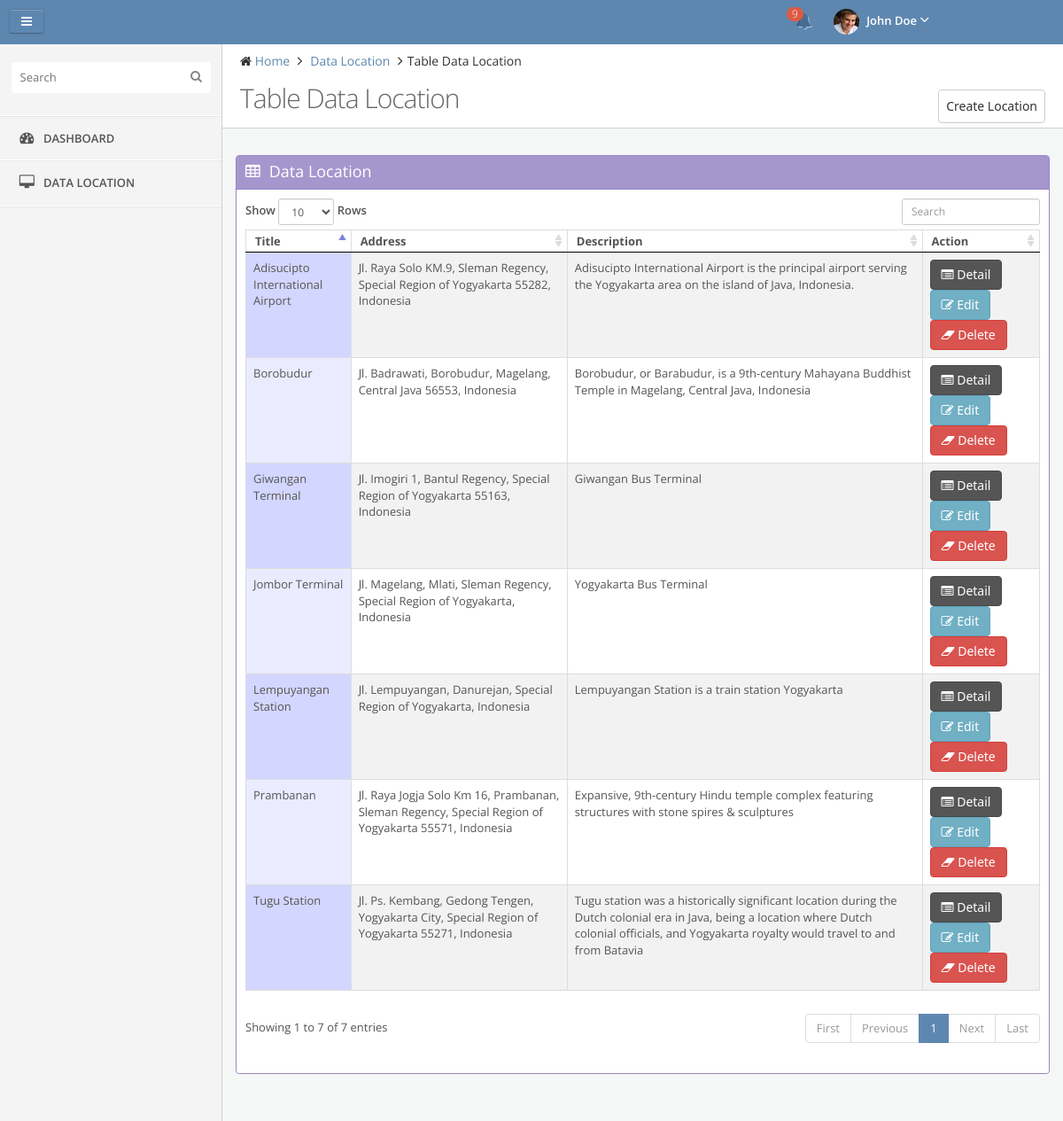
The page /location.php on the database its author committed.
### tables this page shows
CREATE TABLE IF NOT EXISTS `ws_location` (
`id_location` int(8) NOT NULL,
  `title` varchar(50) NOT NULL,
  `address` text NOT NULL,
  `photo` varchar(255) NOT NULL,
  `longtitude` double NOT NULL,
  `latitude` double NOT NULL,
  `category` varchar(50) NOT NULL,
  `description` text NOT NULL
);

### location.php (the view, shortened to what this page needs)
<?php include "header.php";?>
	<section id="page">
				<div id="sidebar" class="sidebar">
					<div class="sidebar-menu nav-collapse">
						<div class="divide-20"></div>
						<div id="search-bar">
							<input class="search" type="text" placeholder="Search"><i class="fa fa-search search-icon"></i>
						</div>
						<ul>
							<li>
								<a href="index.html">
								<i class="fa fa-tachometer fa-fw"></i> <span class="menu-text">Dashboard</span>
								</a>
							</li>
							<li><a class="" href="location.php" target="_blank"><i class="fa fa-desktop fa-fw"></i> <span class="menu-text">Data Location</span></a></li>
						</ul>
					</div>
				</div>
		<div id="main-content">
			<div class="container">
				<div class="row">
					<div id="content" class="col-lg-12">
						<div class="row">
							<div class="col-sm-12">
								<div class="page-header">
									<ul class="breadcrumb">
										<li>
											<i class="fa fa-home"></i>
											<a href="index.html">Home</a>
										</li>
										<li>
											<a href="#">Data Location</a>
										</li>
										<li>Table Data Location</li>
									</ul>
									<div class="clearfix">
										<h3 class="content-title pull-left">Table Data Location</h3>
										<span class="date-range pull-right">
											<div class="btn-group">
												<a class="js_update btn btn-default" href="location_create.php">Create Location</a>
											</div>
										</span>
									</div>
								</div>
							</div>
						</div>
						<div class="row">
							<div class="col-md-12">
								<div class="box border purple">
									<div class="box-title">
										<h4><i class="fa fa-table"></i>Data Location</h4>
									</div>
									<div class="box-body">
										<table id="datatable1" cellpadding="0" cellspacing="0" border="0" class="datatable table table-striped table-bordered table-hover">
											<thead>
												<tr>
													<th>Title</th>
													<th>Address</th>
													<th>Description</th>
													<th>Action</th>
												</tr>
											</thead>
											<tbody>
											<?php
												$result=mysql_query("SELECT * FROM ws_location");
												 while ($dataku=mysql_fetch_array($result)) {
											?>
												<tr class="gradeX">
													<td><?php echo $dataku['title'];?></td>
													<td><?php echo $dataku['address'];?></td>
													<td><?php echo $dataku['description'];?></td>
													<td>
														<a href="location_detail.php?locationdetail=<?php echo $dataku['id_location'];?>"><button class="btn btn-inverse"><i class="fa fa-list-alt"></i> Detail</button></a>
														<a href="location_edit.php?id=<?php echo $dataku['id_location']; ?>"><button class="btn btn-info"><i class="fa fa-pencil-square-o"></i> Edit</button></a>
														<a href="location_delete.php?id_location=<?php echo $dataku['id_location']; ?>"><button class="btn btn-danger"><i class="fa fa-eraser"></i> Delete</button></a>
													</td>
												</tr>
											<?php } ?>
											</tbody>
										</table>
									</div>
								</div>
							</div>
						</div>
					</div>
				</div>
			</div>
		</div>
	</section>
</body>
</html>

### header.php (shortened to what this page needs)
<!DOCTYPE html>
<html lang="en">
<head>
	<link rel="stylesheet" type="text/css" href="asset/css/cloud-admin.css" >
	<link rel="stylesheet" type="text/css"  href="asset/css/themes/default.css" id="skin-switcher" >
	<link rel="stylesheet" type="text/css"  href="asset/css/responsive.css" >
	<link href="asset/font-awesome/css/font-awesome.min.css" rel="stylesheet">
	<link rel="stylesheet" type="text/css" href="asset/js/jquery-ui-1.10.3.custom/css/custom-theme/jquery-ui-1.10.3.custom.min.css" />
	<link rel="stylesheet" type="text/css" href="asset/js/bootstrap-daterangepicker/daterangepicker-bs3.css" />
	<link rel="stylesheet" type="text/css" href="asset/js/datatables/media/css/jquery.dataTables.min.css" />
	<link rel="stylesheet" type="text/css" href="asset/js/datatables/media/assets/css/datatables.min.css" />
	<link rel="stylesheet" type="text/css" href="asset/js/datatables/extras/TableTools/media/css/TableTools.min.css" />
</head>
<body>
	<header class="navbar clearfix navbar-fixed-top" id="header">
		<div class="container">
				<div class="navbar-brand">
					<div id="sidebar-collapse" class="sidebar-collapse btn">
						<i class="fa fa-bars"
							data-icon1="fa fa-bars"
							data-icon2="fa fa-bars" ></i>
					</div>
				</div>
				<ul class="nav navbar-nav pull-right">
					<li class="dropdown" id="header-notification">
						<a href="#" class="dropdown-toggle" data-toggle="dropdown">
							<i class="fa fa-bell"></i>
							<span class="badge">9</span>
						</a>
					</li>
					<li class="dropdown user" id="header-user">
						<a href="#" class="dropdown-toggle" data-toggle="dropdown">
							<img alt="" src="asset/img/avatars/avatar3.jpg" />
							<span class="username">John Doe</span>
							<i class="fa fa-angle-down"></i>
						</a>
					</li>
				</ul>
		</div>
	</header>

### asset/css/themes/default.css (style rules this page uses)
#page { background: none repeat scroll 0 0 #f4f4f4; }
.navbar { background: none repeat scroll 0 0 #5e87b0; border: none; border-radius: 0; margin: 0; }
.navbar .navbar-brand { float: left; font-size: 18px; line-height: 20px; padding: 15px; width: 250px; }
.navbar .dropdown-toggle { color: #FFFFFF; }
.navbar .dropdown-toggle i { color: #FFFFFF; font-size: 17px; }
.navbar .dropdown-toggle .badge { background-color: #dd5a43; border-radius: 99px !important; font-size: 12px !important; font-weight: 300; height: 16px; padding: 2px 6px; position: absolute; right: 24px; text-align: center; text-shadow: none !important; top: 8px; }
.navbar .dropdown-toggle .username { font-weight: 600; }
.navbar #header-notification .dropdown-toggle i, .navbar #header-message .dropdown-toggle i, .navbar #header-tasks .dropdown-toggle i { color: #486d93; text-shadow: 1px 1px #b4c7da, -1px -1px #375471; }
.navbar .nav.navbar-nav.pull-right { min-width: 300px; }
.dropdown.user a.dropdown-toggle { padding: 10px 10px 11px; }
.dropdown.user img { margin-right: 5px; border-radius: 99px; height: 29px; width: 29px; }
#sidebar { background: none repeat scroll 0 0 #f4f4f4; padding: 0 !important; width: 250px; position: absolute; border-bottom: 1px solid #e7e7e7; }
#sidebar * { text-overflow: ellipsis; }
.sidebar-menu > ul { list-style: none; margin: 0; padding: 0; margin-top: 15px; border-bottom: 1px solid #FFFFFF !important; border-top: 1px solid #FFFFFF !important; }
.sidebar-menu > ul > li { display: block; margin: 0; padding: 0; border: 0px; }
.sidebar-menu > ul > li > a { display: block; position: relative; margin: 0; border: 0 none; padding: 15px 15px 15px 20px; text-decoration: none; font-size: 13px; font-weight: 600; text-transform: uppercase; }
.sidebar-menu > ul > li a i { color: #555555; font-size: 16px; margin-right: 5px; }
.sidebar-menu > ul > li > a { border-bottom: 1px solid #ffffff !important; border-top: 1px solid #e7e7e7 !important; color: #555555 !important; }
.sidebar-menu > ul > li:last-child > a { border-bottom: 1px solid transparent !important; }
.sidebar-menu > ul > li a i { color: #555555; }
.sidebar-menu #search-bar { display: block; text-align: center; }
.sidebar-menu #search-bar .search { background: none repeat scroll 0 0 #ffffff; border: 0 none; border-radius: 4px; color: #555555; padding: 8px 10px; width: 90%; margin: 0 auto 10px; padding-right: 30px !important; }
.sidebar-menu #search-bar .search-icon { display: block; font-size: 14px; line-height: 1; position: absolute; right: 22px; top: 29px; color: #888888; }
.sidebar-collapse, .switcher { padding: 10px 10px 0 0; position: absolute; top: 10px; left: 10px; border-color: rgba(0, 0, 0, 0.1) rgba(0, 0, 0, 0.1) rgba(0, 0, 0, 0.25); box-shadow: 0 1px 0 rgba(255, 255, 255, 0.2) inset, 0 1px 2px rgba(0, 0, 0, 0.05); color: #FFFFFF; padding: 6px 8px; }
.sidebar-collapse > [class*="fa-"], .switcher > [class*="fa-"] { color: #FFFFFF; cursor: pointer; display: inline-block; padding: 0 5px; position: relative; float: right; }

### rows shown on the page
ws_location: title "Prambanan", address "Jl. Raya Jogja Solo Km 16, Prambanan, Sleman Regency, Special Region of Yogyakarta 55571, Indonesia", description "Expansive, 9th-century Hindu temple complex featuring structures with stone spires & sculptures"
ws_location: title "Adisucipto International Airport", address "Jl. Raya Solo KM.9, Sleman Regency, Special Region of Yogyakarta 55282, Indonesia", description "Adisucipto International Airport is the principal airport serving the Yogyakarta area on the island of Java, Indonesia."
ws_location: title "Jombor Terminal", address "Jl. Magelang, Mlati, Sleman Regency, Special Region of Yogyakarta, Indonesia", description "Yogyakarta Bus Terminal"
ws_location: title "Giwangan Terminal", address "Jl. Imogiri 1, Bantul Regency, Special Region of Yogyakarta 55163, Indonesia", description "Giwangan Bus Terminal"
ws_location: title "Lempuyangan Station", address "Jl. Lempuyangan, Danurejan, Special Region of Yogyakarta, Indonesia", description "Lempuyangan Station is a train station Yogyakarta"
ws_location: title "Borobudur", address "Jl. Badrawati, Borobudur, Magelang, Central Java 56553, Indonesia", description "Borobudur, or Barabudur, is a 9th-century Mahayana Buddhist Temple in Magelang, Central Java, Indonesia"
ws_location: title "Tugu Station", address "Jl. Ps. Kembang, Gedong Tengen, Yogyakarta City, Special Region of Yogyakarta 55271, Indonesia", description "Tugu station was a historically significant location during the Dutch colonial era in Java, being a location where Dutch colonial officials, and Yogyakarta royalty would travel to and from Batavia"
